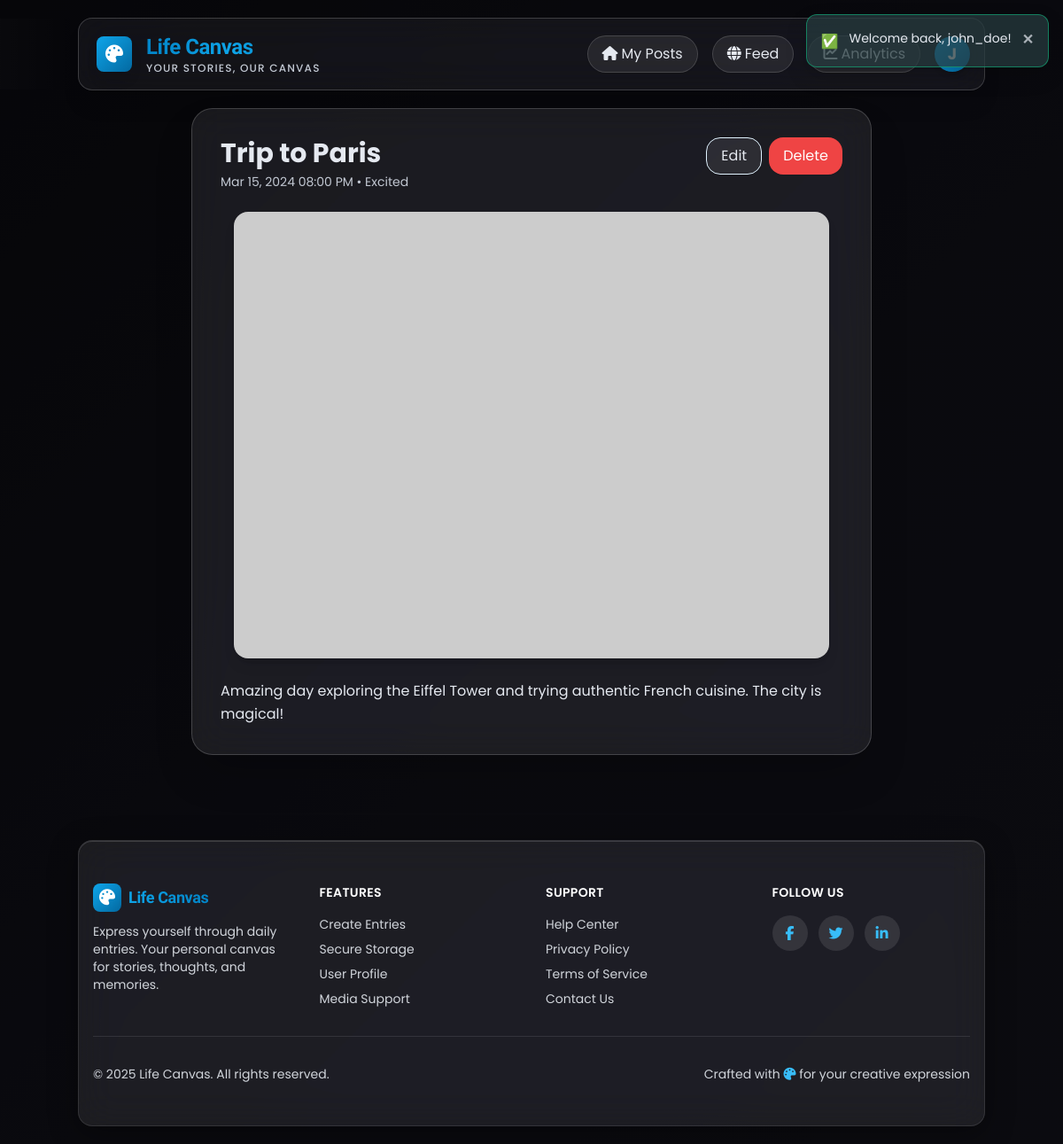
The page /view.php?id=3 (signed in) on the database its author committed.
### tables this page shows
CREATE TABLE entries (
  entry_id INT UNSIGNED AUTO_INCREMENT PRIMARY KEY,
  user_id INT UNSIGNED NOT NULL,
  category_id INT UNSIGNED NULL,
  title VARCHAR(150) NOT NULL,
  content TEXT NOT NULL,
  mood VARCHAR(30) NULL,
  music_link VARCHAR(500) NULL,
  location VARCHAR(100) NULL,
  weather VARCHAR(50) NULL,
  privacy_level ENUM('private', 'public') DEFAULT 'private',
  is_favorite BOOLEAN DEFAULT FALSE,
  is_deleted BOOLEAN DEFAULT FALSE,
  word_count INT UNSIGNED DEFAULT 0,
  timestamp DATETIME NOT NULL DEFAULT CURRENT_TIMESTAMP,
  updated_at TIMESTAMP DEFAULT CURRENT_TIMESTAMP ON UPDATE CURRENT_TIMESTAMP,
  deleted_at TIMESTAMP NULL,
  CONSTRAINT fk_entries_user FOREIGN KEY (user_id) REFERENCES users(user_id) ON DELETE CASCADE,
  CONSTRAINT fk_entries_category FOREIGN KEY (category_id) REFERENCES categories(category_id) ON DELETE SET NULL
);

CREATE TABLE media (
  media_id INT UNSIGNED AUTO_INCREMENT PRIMARY KEY,
  entry_id INT UNSIGNED NOT NULL,
  file_path VARCHAR(255) NOT NULL,
  file_type VARCHAR(50) NOT NULL,
  file_size INT UNSIGNED NULL,
  uploaded_at TIMESTAMP DEFAULT CURRENT_TIMESTAMP,
  CONSTRAINT fk_media_entry FOREIGN KEY (entry_id) REFERENCES entries(entry_id) ON DELETE CASCADE
);

### lib/utils.php (called while the page is built, shortened)
<?php
function e(string $value): string {
    return htmlspecialchars($value, ENT_QUOTES, 'UTF-8');
}
function human_datetime(string $ts): string {
    return date('M d, Y h:i A', strtotime($ts));
}

### view.php (the view, shortened to what this page needs)
<?php
require_once __DIR__ . '/lib/utils.php';
$pdo = db();
$entryId = isset($_GET['id']) ? (int)$_GET['id'] : 0;
$stmt = $pdo->prepare('SELECT * FROM entries WHERE entry_id = ? AND user_id = ?');
$stmt->execute([$entryId, current_user_id()]);
$entry = $stmt->fetch();
$mstmt = $pdo->prepare('SELECT * FROM media WHERE entry_id = ? ORDER BY media_id ASC');
$mstmt->execute([$entryId]);
$media = $mstmt->fetchAll();
include __DIR__ . '/partials/head.php';
?>
<div class="max-w-3xl mx-auto">
  <div class="glass rounded-3xl shadow-2xl p-8 mt-2">
    <div class="flex items-start justify-between gap-4">
      <div>
        <h1 class="text-3xl font-bold text-gray-800 dark:text-gray-100"><?php echo e($entry['title']); ?></h1>
        <p class="text-sm text-gray-500 dark:text-gray-400 mt-1"><?php echo e(human_datetime($entry['timestamp'])); ?><?php echo $entry['mood'] ? ' • ' . e($entry['mood']) : ''; ?></p>
      </div>
      <div class="flex gap-2">
        <a href="edit.php?id=<?php echo (int)$entry['entry_id']; ?>" class="px-4 py-2 rounded-2xl bg-white/70 hover:bg-white/90 text-gray-700 border border-primary-100 shadow-sm transition">Edit</a>
        <button type="button" onclick="openDeleteModal(<?php echo (int)$entry['entry_id']; ?>)" class="px-4 py-2 rounded-2xl bg-red-500 hover:bg-red-600 text-white shadow-sm transition">Delete</button>
      </div>
    </div>
    <?php if (!empty($media)): ?>
      <div class="mt-6 flex flex-col items-center gap-4">
        <?php foreach ($media as $m): ?>
          <?php if (strpos($m['file_type'], 'image/') === 0): ?>
            <img src="<?php echo e($m['file_path']); ?>" class="max-w-2xl w-full rounded-2xl shadow-lg" />
          <?php endif; ?>
        <?php endforeach; ?>
      </div>
    <?php endif; ?>
    <div class="prose max-w-none mt-6">
      <p class="whitespace-pre-wrap text-gray-800 dark:text-gray-200 leading-relaxed"><?php echo nl2br(e($entry['content'])); ?></p>
    </div>
  </div>
</div>
<?php include __DIR__ . '/partials/footer.php'; ?>

### assets/css/theme.css (style rules this page uses)
:root { color-scheme: dark; --bg-0:rgba(20, 20, 30, 0.5); --bg-1:rgba(30, 30, 45, 0.7); --bg-2:rgba(40, 40, 55, 0.6); --text:#E5E9F0; --text-secondary:#C2C8D2; --muted:#A0A8B8; --border:rgba(255, 255, 255, 0.15); --primary-500:#0ea5e9; --primary-600:#0284c7; --primary-700:#06b6d4; --accent:#06b6d4; --ring:rgba(14, 165, 233, 0.4); --ok-green:#10b981; --ok-yellow:#fbbf24; --ok-red:#ef4444; }
html, body { background: #0a0a0f; color: var(--text); overflow-x: hidden; position: relative; }
body::before { content: ''; position: fixed; top: 0; left: 0; width: 100%; height: 100%; background-image: url('../BG.jpg'); background-size: cover; background-position: center; background-repeat: no-repeat; background-attachment: fixed; pointer-events: none; z-index: 0; }
body::after { content: ''; position: fixed; top: 0; left: 0; width: 100%; height: 100%; background: rgba(0, 0, 0, 0.6); pointer-events: none; z-index: 0; }
.gradient-bg { background: linear-gradient(135deg, var(--bg-0) 0%, var(--bg-1) 55%, var(--bg-2) 100%); position: relative; z-index: 1; }
.glass { background: rgba(255, 255, 255, 0.08); backdrop-filter: blur(20px) saturate(180%); -webkit-backdrop-filter: blur(20px) saturate(180%); border: 1px solid rgba(255, 255, 255, 0.18); border-radius: 16px; box-shadow: 0 8px 32px 0 rgba(0, 0, 0, 0.37), inset 0 1px 0 0 rgba(255, 255, 255, 0.15); transition: all 0.4s cubic-bezier(0.4, 0, 0.2, 1); position: relative; overflow: hidden; }
.glass::before { content: ''; position: absolute; top: 0; left: -100%; width: 100%; height: 100%; background: linear-gradient( 90deg, transparent, rgba(255, 255, 255, 0.1), transparent ); transition: left 0.5s; }
.text-gray-600, .text-gray-700, .text-gray-800 { color: var(--text) !important; }
.text-gray-500 { color: var(--text-secondary) !important; }
.bg-white\/70 { background-color: rgba(255, 255, 255, 0.08) !important; color: var(--text) !important; border: 1px solid var(--border); }
a { color: var(--primary-600); transition: all 0.3s ease; }
a { color: var(--primary-500); transition: all 0.3s ease; text-decoration: none; }
html { scroll-behavior: smooth; }
body { font-family: 'Poppins', sans-serif; }

### rows shown on the page
entries: title "Trip to Paris", timestamp "Mar 15, 2024 08:00 PM", mood "Excited", content "Amazing day exploring the Eiffel Tower and trying authentic French cuisine. The city is magical!"

### other values the page prints
$f['msg'] "Welcome back, john_doe!"
